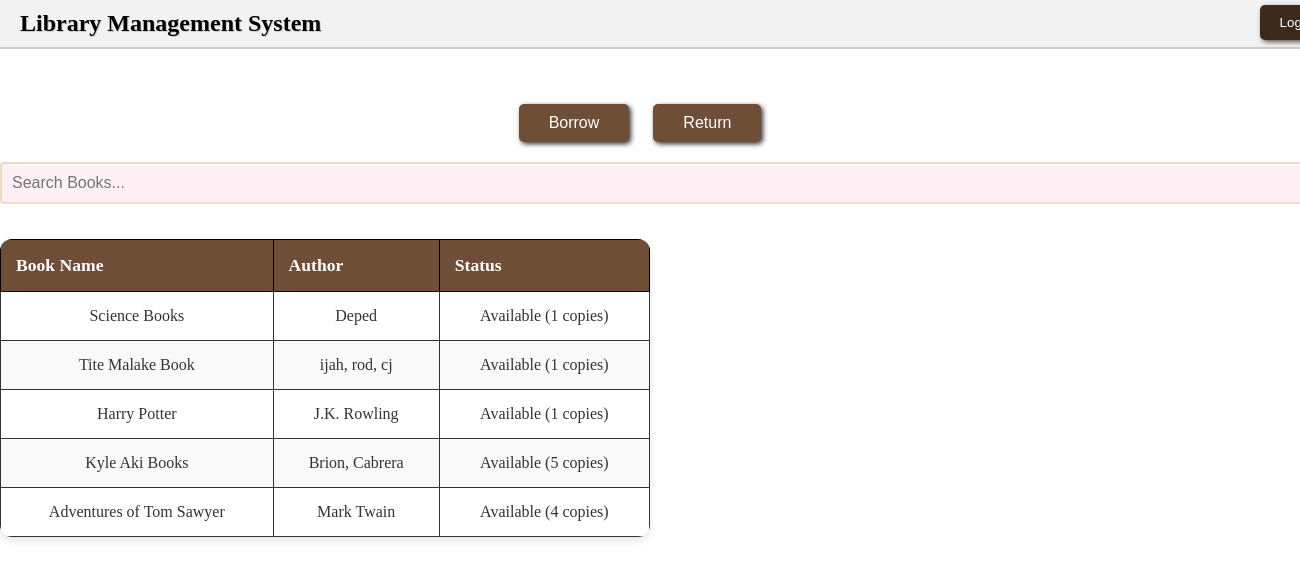
The app's page /member/homepage (signed in), older data.
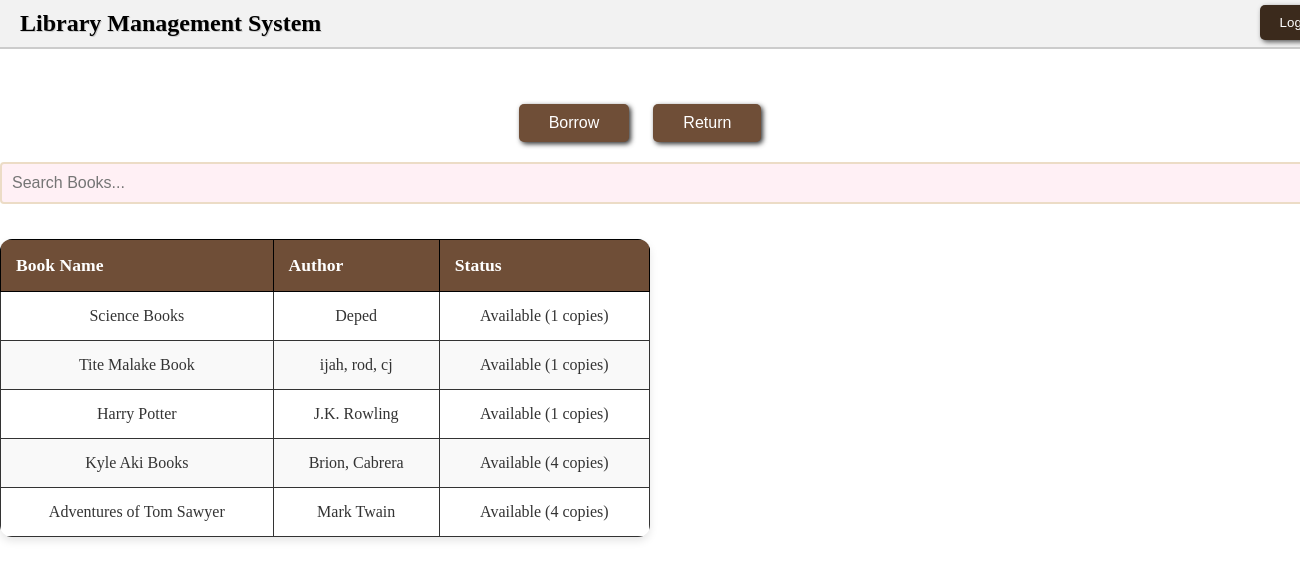
The same page, newer data.
### website/models.py (models this page shows, shortened)
class Book(db.Model):
    id = db.Column(db.Integer, primary_key=True)
    title = db.Column(db.String(255), nullable=False)
    author = db.Column(db.String(255), nullable=False)
    isbn = db.Column(db.String(20), unique=True, nullable=False)
    available_copies = db.Column(db.Integer, default=1)

### website/views.py (the view)
@views.route('/member/homepage')
@login_required
def member_homepage():
    books = Book.query.all()
    borrowed_books = BorrowRecord.query.filter_by(user_id=current_user.id).all()
    return render_template('member_home.html', books=books, borrowed_books=borrowed_books)

### website/__init__.py (called while the page is built)
def create_app():
    app = Flask(__name__)
    app.config["SECRET_KEY"] = 'aobwduiao'
    app.config['SQLALCHEMY_DATABASE_URI'] = f'sqlite:///library.db'
    db.init_app(app)
    migrate.init_app(app, db)
    bcrypt.init_app(app)
    login_manager.init_app(app)
    @login_manager.user_loader
    def load_user(user_id):
        return User.query.get(int(user_id))
    from .auth import auth
    app.register_blueprint(auth)
    from .views import views
    app.register_blueprint(views)
    with app.app_context():
        try:
            with db.engine.connect() as connection:
                connection.execute(text("SELECT 1"))
            print("Database connection successful!")
        except Exception as e:
            print(f"Database connection failed: {e}")
    create_database(app)
    return app

### website/templates/member_home.html (shortened to what this page needs)
{% extends "base.html" %}
{% block content %}
  <div class="container-member">
    <div class="header2">
      <h1>Library Management System</h1>
    </div>
    <button class="logout-btns" onclick="popLogout()">Logout</button>
    <div class="actions">
      <button class="action-btn" onclick="showBorrowBooks()">Borrow</button>
      <button class="action-btn" onclick="popReturn()">Return</button>
    </div>
    <div class="search-bar-member" style="margin-top: 20px;">
      <input type="text" id="searchInput" placeholder="Search Books..." onkeyup="searchBooks()">
    </div>
    <div class="table-member">
      <table>
        <thead>
          <tr>
            <th>Book Name</th>
            <th>Author</th>
            <th>Status</th>
          </tr>
        </thead>
        <tbody>
          {% for book in books %}
          <tr>
            <td>{{ book.title }}</td>
            <td>{{ book.author }}</td>
            <td>
              {% if book.available_copies > 0 %}
                Available ({{ book.available_copies }} copies)
              {% else %}
                Not Available
              {% endif %}
            </td>
          </tr>
          {% endfor %}
        </tbody>
      </table>
    </div>
  </div>
{% endblock %}

### website/templates/base.html (shortened to what this page needs)
<!DOCTYPE html>
<html lang="en">
<head>
    <link rel="stylesheet" href="https://cdnjs.cloudflare.com/ajax/libs/font-awesome/6.5.0/css/all.min.css">
    <link rel="stylesheet" type="text/css" href="{{ url_for('static', filename='style.css') }}">
    <link rel="stylesheet" href="{{ url_for('static', filename='style.css') }}">
</head>
<body>
    {% block content %}{% endblock %}
</body>
</html>

### website/static/style.css (style rules this page uses)
body { margin: 0; padding: 0; font-family: 'Georgia', cursive; background-image: url('https://i.pinimg.com/736x/01/13/f9/0113f94f11c47c63ce2221645121b863.jpg'); background-size: cover; background-attachment: fixed; text-align: center; }
.search-bar-member input { width: 100%; padding: 10px; margin-bottom: 15px; border: 2px solid #ecdcc6; background: #fff0f5; border-radius: 4px; font-size: 1rem; }
.table1 table, th, td { border: 1px solid #000; }
.table1 th, td { padding: 10px; text-align: center; }
.table table, th, td { border: 1px solid #000; }
.table th, td { padding: 10px; text-align: center; }
.table2 table, th, td { border: 1px solid #000; }
.table2 th, td { padding: 10px; text-align: center; }
.table3 table, th, td { border: 1px solid #000; }
.table3 th, td { padding: 10px; text-align: center; }
.table4 table, th, td { border: 1px solid #000; }
.table4 th, td { padding: 10px; text-align: center; }
.header2 { background-color: #f2f2f2; padding: 10px 20px; display: flex; justify-content: space-between; align-items: center; border-bottom: 2px solid #ccc; }
.header2 h1 { margin: 0; font-size: 24px; color: #000; text-shadow: 1px 1px #ccc; }
.logout-btns { position: relative; top: -44px; left: 650px; background-color: #3b2a1c; color: white; border: none; padding: 10px 20px; box-shadow: 2px 2px 5px #555; cursor: pointer; border-radius: 5px; }
.actions { text-align: center; margin: 20px 0; }
.action-btn { background-color: #6f4e37; color: white; padding: 10px 30px; margin-right: 20px; border: none; cursor: pointer; font-size: 16px; border-radius: 5px; box-shadow: 2px 2px 5px #333; }
.table th, td { border: 1px solid #333; padding: 10px; text-align: center; }
.table-member table { width: 50%; border-collapse: collapse; background-color: #fff; border-radius: 12px; overflow: hidden; box-shadow: 0 4px 8px rgba(0,0,0,0.1); margin-top: 20px; }
.table-member thead { background-color: #6f4e37; color: white; }
.table-member thead th { padding: 15px; text-align: left; font-size: 1.1rem; }
.table-member tbody tr { border-bottom: 1px solid #ddd; }
.table-member tbody tr:nth-child(even) { background-color: #f9f9f9; }
.table-member tbody td { padding: 15px; font-size: 1rem; color: #333; }

Row changes from the older to the newer data that the page shows:
changed Book "Kyle Aki Books": available_copies "5" → "4"
